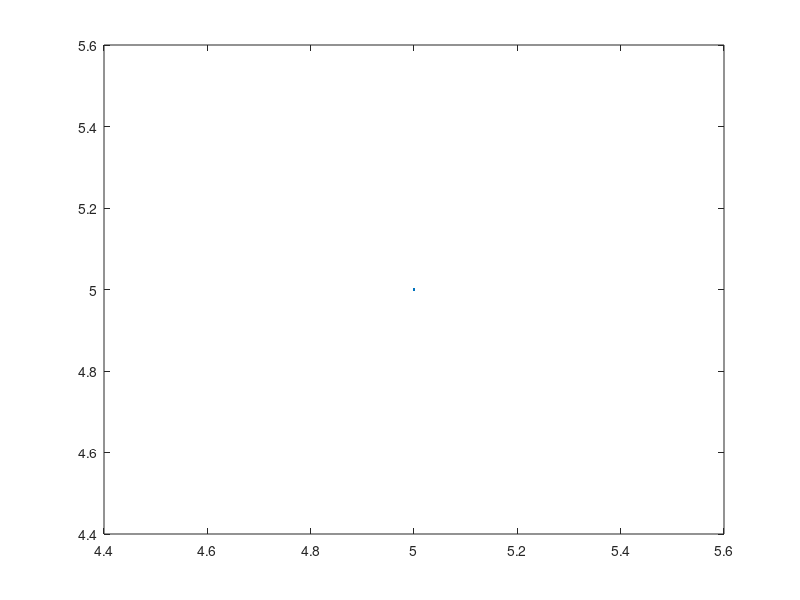

Reproduce this figure in MATLAB.
function Eulers()

fun = input('Enter Function: ', 'S');
f = inline(fun);

a = input('Enter Lower limit: ');
b = input('Enter Higher limit: ');
h = input('Enter stepsize: ');
y0 = input('Enter initial value: ');

m =(b-a)/h;
y = zeros(1, m+1);

x=a:h:b;
y(1)=y0;

for n=1:m
    y(n+1)=y(n)+h*f(x(n),y(n));
end

fprintf('i     x      y \n');
for i=1:n
    fprintf('%i %f %f \n',i, x(i), y(i));
end

plot(x,y);

end